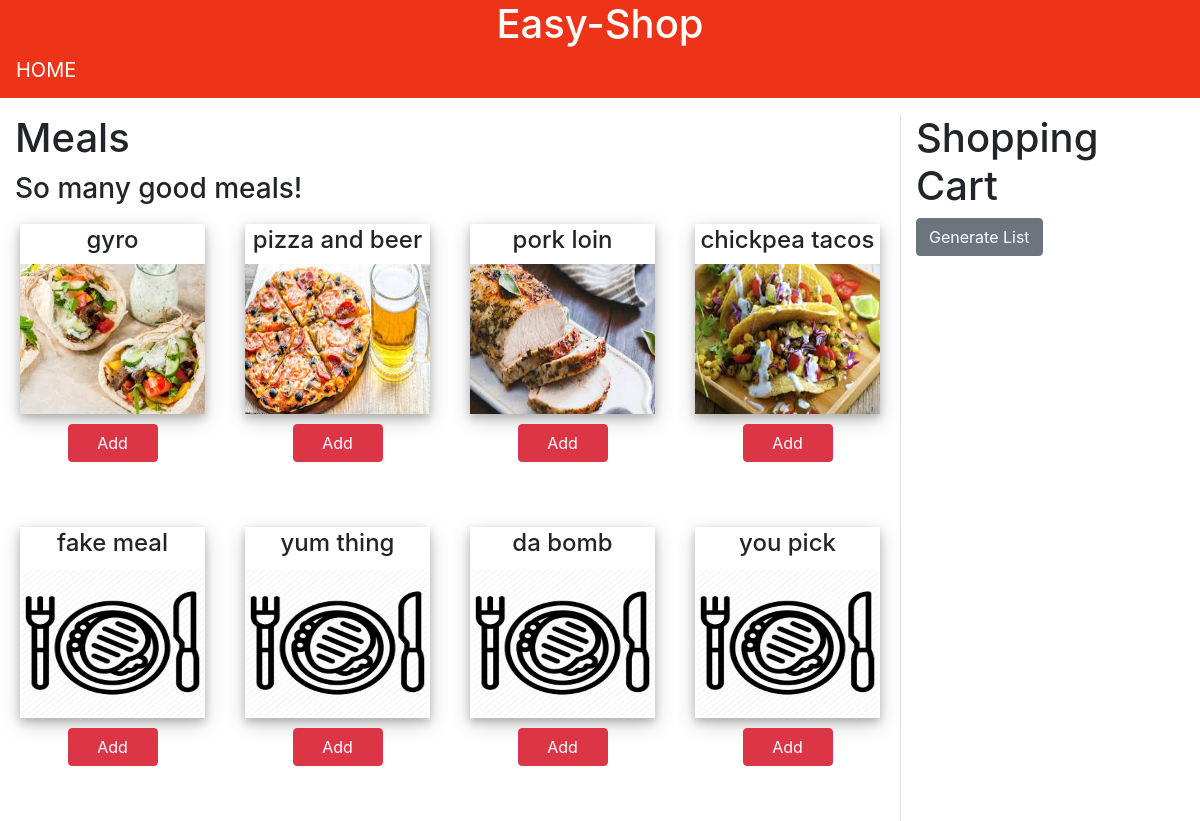
The page / on the database its author committed.
### shoppapp/models.py (models this page shows, shortened)
class Meal(models.Model):
    name = models.CharField(max_length=256)
    recipe = models.TextField(max_length=3000)
    image = models.ImageField(upload_to='meal_pics/', default=None)
    ingredients = models.ManyToManyField(Ingredient, through='MealIngredients')
    creator = models.ForeignKey(User, on_delete=models.CASCADE, default=None)

### shoppapp/views.py (the view)
# urls.py: path('',views.indexTV.as_view()),
class indexTV(TemplateView):
    template_name = 'index.html'
    def get_context_data(self, **kwargs):
        context = super().get_context_data(**kwargs)
        recipes={}
        for meal in Meal.objects.all():
            ingredient_list = {}
            for ingredient in Ingredient.objects.filter(mealingredients__meal=meal):
                quantity = MealIngredients.objects.get(meal=meal, ingredient=ingredient).quantity
                ingredient_list[ingredient.name]= quantity
            recipes[meal.name]={'ingredients':ingredient_list}
        context['recipes']=recipes
        locations = {}
        for location in Location.objects.all():
            locations[location.name] = location.rank
        context['Locations'] = locations
        ingredients = {}
        for ingredient in Ingredient.objects.all():
            ingredients[ingredient.name] = ingredient.location.name
        context['Ingredients'] = ingredients
        context['Meals'] = Meal.objects.all()
        return context

### templates/index.html (shortened to what this page needs)
{% extends 'base.html' %}
{% load static %}
{% block body_block %}
<div class="container-fluid" >
    <div class="row" style='height:80vh'>
        <div class="col-md-9 col-12" >
            <h1>Meals</h1>
              <div class="tab-content" id="myTabContent" style="margin-top: 10px;">
                <div class="tab-pane fade show active" id="home" role="tabpanel" aria-labelledby="home-tab">
                    <h3>So many good meals!</h3>
                    <div class='row'>
                        {% for meal in Meals%}
                        <div id = "{{meal.name}}"  class="col-6 col-sm-4 col-lg-3 meal" style='margin-bottom: 50px;position:static'>
                                    <div class="selectable flip-card-front" style="text-align: center;">
                                        <div  style="text-align: center;"><h4 class='text-truncate' style="padding: 2px;">{{meal.name}}</h4></div>
                                        <img src="{{meal.image.url}}" style="height:150px;width:100%;">
                                    </div>
                            <div class="row">
                                <div class='col-12' style="padding:5px;text-align: center;"><button id='button{{meal.name}}' class='add btn btn-danger' style="width:90px;text-align: center;" onclick="addMealToCart(this)">Add</button></div>
                            </div>
                        </div>
                        {% endfor %}
                    </div>
                </div>
              </div>
        </div>
        <div id='cart' class="col-md-3 d-md-block d-none" style="border-left:1px solid rgba(212, 212, 212, 0.74)">
            <h1>Shopping Cart</h1>
            <form action='/order/' method="POST">
                <button id='generatelist' type="submit" class='btn btn-secondary' value="Generate List" onclick="sortGroceries()">Generate List</button>
                <div id="cartList" style="height:70vh;overflow-y: auto;" ></div>
            </form>
        </div>
    </div>
</div>
{% endblock %}

### templates/base.html (shortened to what this page needs)
<!doctype html>
{% load static %}
<html lang="en">
  <head>
    <link rel="stylesheet" href="https://stackpath.bootstrapcdn.com/bootstrap/4.3.1/css/bootstrap.min.css">
    <link rel="stylesheet" href="{% static 'style.css' %}">
  </head>
  <body>
    <div style="height:50px; background-color: #ed3418; color:white;text-align: center;"><h1 style="margin:0">Easy-Shop</h1></div>
    <nav class="navbar navbar-expand-sm navbar-dark" style="background-color:#ed3418; color:yellow;padding-top:0px">
          <a class="navbar-brand" href="/">HOME</a>
      </nav>
      {% block body_block %}
      {% endblock %}
  </body>
</html>

### static/style.css (style rules this page uses)
.selectable { margin: 5px; margin-top:10px; box-shadow: 0 4px 8px 0 rgba(0, 0, 0, 0.2), 0 6px 20px 0 rgba(0, 0, 0, 0.19); }

### rows shown on the page
Meal: name "gyro", image (picture)
Meal: name "pizza and beer", image (picture)
Meal: name "pork loin", image (picture)
Meal: name "chickpea tacos", image (picture)
Meal: name "fake meal", image (picture)
Meal: name "yum thing", image (picture)
Meal: name "da bomb", image (picture)
Meal: name "you pick", image (picture)
